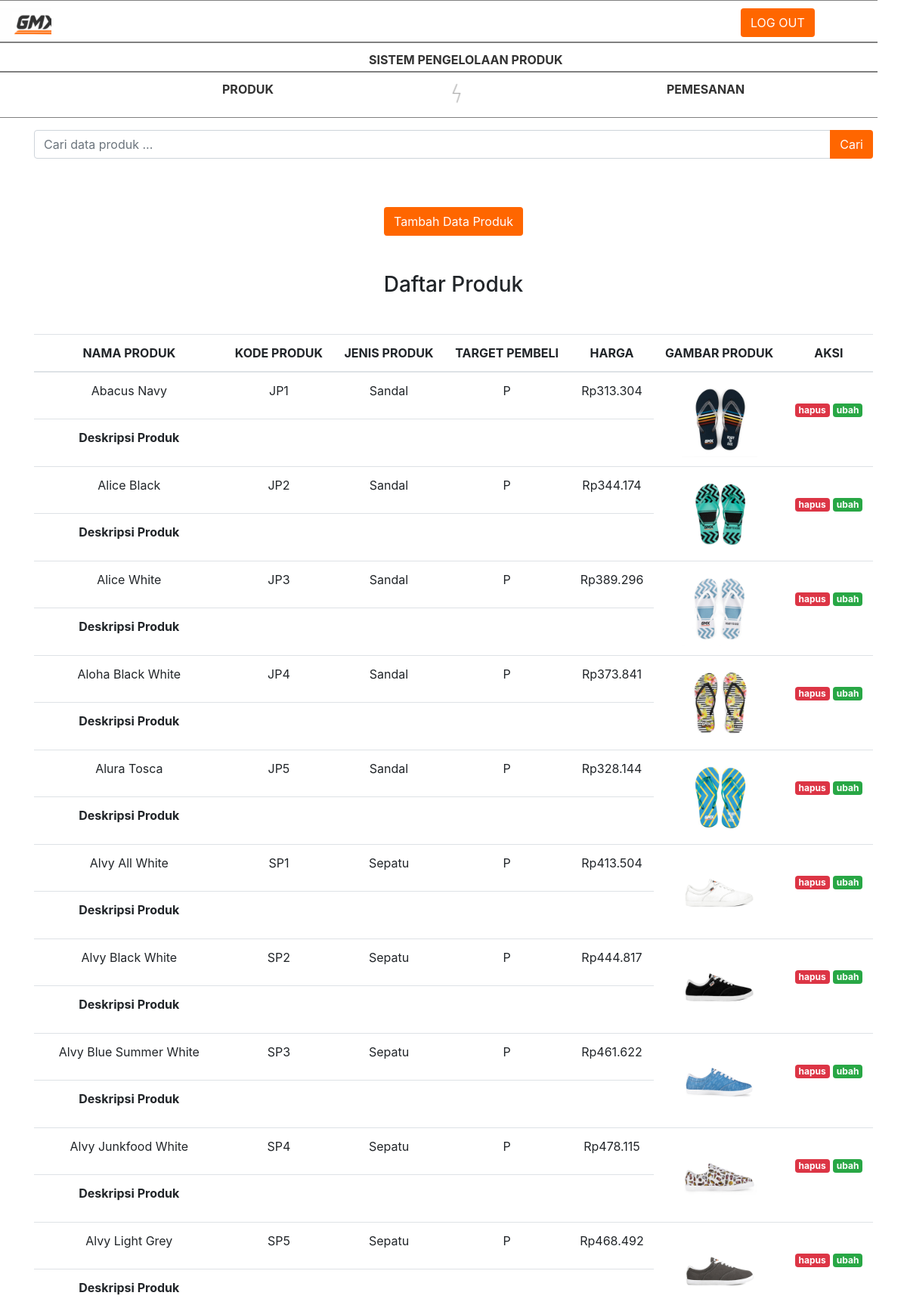
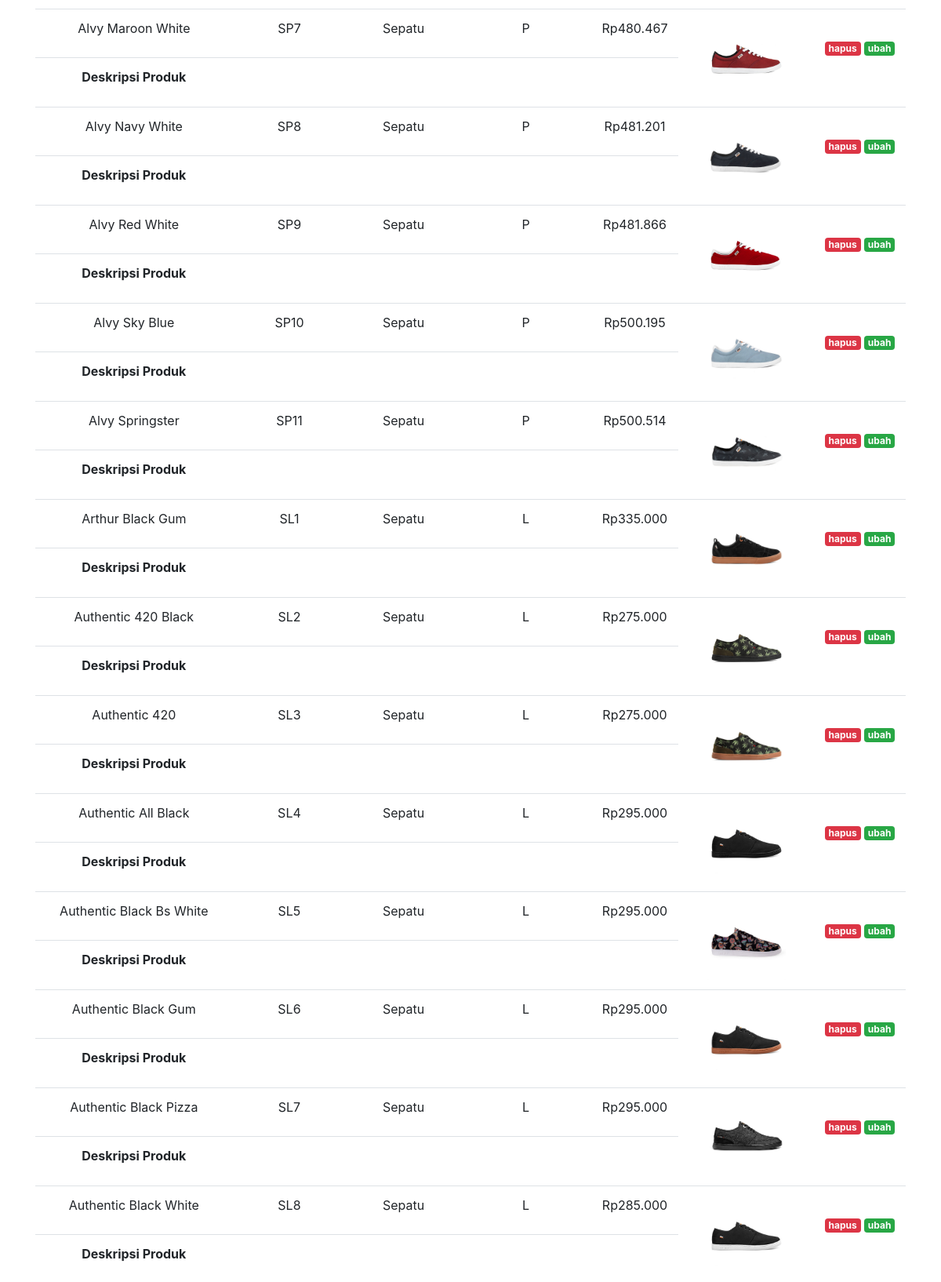
The app's page /index.php/admin/dataproduk (upper part) with its own data (2 pictures, top to bottom).
### tables this page shows
CREATE TABLE `produk` (
  `idproduk` int(11) NOT NULL,
  `namaproduk` varchar(100) NOT NULL,
  `jenisproduk` varchar(20) NOT NULL,
  `targetpembeli` varchar(2) NOT NULL,
  `deskripsiproduk` varchar(500) DEFAULT NULL,
  `harga` int(10) NOT NULL,
  `gambarproduk` varchar(100) NOT NULL,
  `kodeproduk` varchar(10) NOT NULL
);

### application/controllers/admin.php (called while the page is built, shortened)
<?php
class admin extends CI_Controller {
	public function __construct()
	{
		$this->load->model('Madmin');
		$this->load->library('form_validation');
        $this->load->helper('url');
		$this->load->helper('string');
		$this->load->database();
	}
	public function dataproduk()
	{
		$data['produk'] = $this->Madmin->daftarproduct();
		$this->load->view('template/adminheader');
		$this->load->view('admin/dataproduk',$data);
	}
}

### index.php (called while the page is built, shortened)
<?php
require_once BASEPATH.'core/CodeIgniter.php';

### application/models/Madmin.php (called while the page is built, shortened)
<?php
class Madmin extends CI_Model
{
	public function daftarproduct()
	{
		$this->db->select('*');
		$this->db->from('produk');
		$query = $this->db->get();
		return $query->result_array();
	}
}

### application/views/admin/dataproduk.php (the view, shortened to what this page needs)
<div class="container">
    <div class="row mt-3">
        <div class="col md-6">
            <form action="" method="post">
                <div class="input-group">
                    <input type="text" class="form-control" placeholder="Cari data produk ... " name="keyword">
                    <div class="input-group-append">
                        <button class="btn" style="background:#FF6600;color: white" type="submit">Cari</button>
                    </div>
                </div>
            </form>
        </div>
    </div>
    <div class="row mt-3">
                <div class="col md-6 text-center mt-5" >
                    <a href="<?php echo base_url('admin/tambahproduk')?>" class="btn " style="background:#FF6600;color: white">Tambah Data Produk</a>
                </div>
            </div>
    <div class="row mt-5">
        <div class="col">
            <h3 class="text-center">Daftar Produk</h3>
            <table class="table mt-5">
                <thead>
                    <tr>
                        <th class="text-center" scope="col">NAMA PRODUK</th>
                        <th class="text-center" scope="col">KODE PRODUK</th>
                        <th class="text-center" scope="col">JENIS PRODUK</th>
                        <th class="text-center" scope="col">TARGET PEMBELI</th>
                        <th class="text-center" scope="col">HARGA</th>
                        <th class="text-center" scope="col">GAMBAR PRODUK</th>
                        <th class="text-center" scope="col">AKSI</th>
                    </tr>
                </thead>
                <tbody class="text-center">
                    <?php if(is_array($produk)){  foreach ($produk as $p) { ?>
                        <tr>
                            <td class="text-center"><?= $p['namaproduk']; ?></td>
                            <td class="text-center"><?= $p['kodeproduk']; ?></td>
                            <td class="text-center"><?= $p['jenisproduk']; ?></td>
                            <td class="text-center"><?= $p['targetpembeli']; ?></td>
                            <td class="text-center">Rp<?= number_format($p['harga'],0,",","."); ?></td>
                            <td rowspan="2" class="text-center">
                                <img style="max-width: 100px" src="<?php echo base_url('assets/produk/listproduk/'). $p['gambarproduk']; ?>">
                            </td>
                            <td rowspan="2" class="text-center">
                                <br>
                                <a href="<?= base_url(); ?>admin/hapus/<?= $p['idproduk'] ?>" class="badge badge-danger float-center" onclick="return confirm('Apakah anda yakin menghapus data ini?');" ?>hapus</a>
                                <a href="<?= base_url(); ?>admin/ubah/<?= $p['idproduk'] ?>" class="badge badge-success float-center" ?>ubah</a>
                            </td>
                        </tr>
                        <tr>
                        <td><b>Deskripsi Produk</b></td>
                        <td colspan="4" class="text-left"><?= $p['deskripsiproduk']; ?></td>
                        </tr>
                        <?php }} ?>
                </tbody>
            </table>
        </div>
    </div>
</div>

### records on screen
produk: namaproduk "Abacus Navy", kodeproduk "JP1", jenisproduk "Sandal", targetpembeli "P", harga "313.304", gambarproduk (picture)
produk: namaproduk "Alice Black", kodeproduk "JP2", jenisproduk "Sandal", targetpembeli "P", harga "344.174", gambarproduk (picture)
produk: namaproduk "Alice White", kodeproduk "JP3", jenisproduk "Sandal", targetpembeli "P", harga "389.296", gambarproduk (picture)
produk: namaproduk "Aloha Black White", kodeproduk "JP4", jenisproduk "Sandal", targetpembeli "P", harga "373.841", gambarproduk (picture)
produk: namaproduk "Alura Tosca", kodeproduk "JP5", jenisproduk "Sandal", targetpembeli "P", harga "328.144", gambarproduk (picture)
produk: namaproduk "Alvy All White", kodeproduk "SP1", jenisproduk "Sepatu", targetpembeli "P", harga "413.504", gambarproduk (picture)
produk: namaproduk "Alvy Black White", kodeproduk "SP2", jenisproduk "Sepatu", targetpembeli "P", harga "444.817", gambarproduk (picture)
produk: namaproduk "Alvy Blue Summer White", kodeproduk "SP3", jenisproduk "Sepatu", targetpembeli "P", harga "461.622", gambarproduk (picture)
produk: namaproduk "Alvy Junkfood White", kodeproduk "SP4", jenisproduk "Sepatu", targetpembeli "P", harga "478.115", gambarproduk (picture)
produk: namaproduk "Alvy Light Grey", kodeproduk "SP5", jenisproduk "Sepatu", targetpembeli "P", harga "468.492", gambarproduk (picture)
produk: namaproduk "Alvy Maroon White", kodeproduk "SP7", jenisproduk "Sepatu", targetpembeli "P", harga "480.467", gambarproduk (picture)
produk: namaproduk "Alvy Navy White", kodeproduk "SP8", jenisproduk "Sepatu", targetpembeli "P", harga "481.201", gambarproduk (picture)
produk: namaproduk "Alvy Red White", kodeproduk "SP9", jenisproduk "Sepatu", targetpembeli "P", harga "481.866", gambarproduk (picture)
produk: namaproduk "Alvy Sky Blue", kodeproduk "SP10", jenisproduk "Sepatu", targetpembeli "P", harga "500.195", gambarproduk (picture)
produk: namaproduk "Alvy Springster", kodeproduk "SP11", jenisproduk "Sepatu", targetpembeli "P", harga "500.514", gambarproduk (picture)
produk: namaproduk "Arthur Black Gum", kodeproduk "SL1", jenisproduk "Sepatu", targetpembeli "L", harga "335.000", gambarproduk (picture)
produk: namaproduk "Authentic 420 Black", kodeproduk "SL2", jenisproduk "Sepatu", targetpembeli "L", harga "275.000", gambarproduk (picture)
produk: namaproduk "Authentic 420", kodeproduk "SL3", jenisproduk "Sepatu", targetpembeli "L", harga "275.000", gambarproduk (picture)
produk: namaproduk "Authentic All Black", kodeproduk "SL4", jenisproduk "Sepatu", targetpembeli "L", harga "295.000", gambarproduk (picture)
produk: namaproduk "Authentic Black Bs White", kodeproduk "SL5", jenisproduk "Sepatu", targetpembeli "L", harga "295.000", gambarproduk (picture)
produk: namaproduk "Authentic Black Gum", kodeproduk "SL6", jenisproduk "Sepatu", targetpembeli "L", harga "295.000", gambarproduk (picture)
produk: namaproduk "Authentic Black Pizza", kodeproduk "SL7", jenisproduk "Sepatu", targetpembeli "L", harga "295.000", gambarproduk (picture)
produk: namaproduk "Authentic Black White", kodeproduk "SL8", jenisproduk "Sepatu", targetpembeli "L", harga "285.000", gambarproduk (picture)
